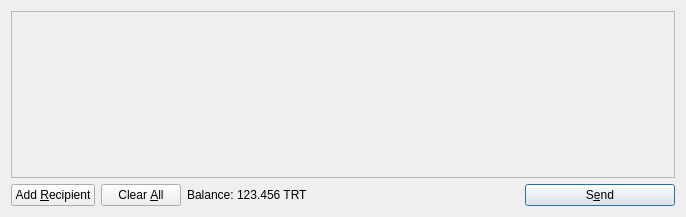
<?xml version="1.0" encoding="UTF-8"?>
<ui version="4.0">
 <class>SendCoinsDialog</class>
 <widget class="QDialog" name="SendCoinsDialog">
  <property name="geometry">
   <rect>
    <x>0</x>
    <y>0</y>
    <width>686</width>
    <height>217</height>
   </rect>
  </property>
  <property name="windowTitle">
   <string>Send Coins</string>
  </property>
  <layout class="QVBoxLayout" name="verticalLayout">
   <item>
    <widget class="QScrollArea" name="scrollArea">
     <property name="widgetResizable">
      <bool>true</bool>
     </property>
     <widget class="QWidget" name="scrollAreaWidgetContents">
      <property name="geometry">
       <rect>
        <x>0</x>
        <y>0</y>
        <width>666</width>
        <height>165</height>
       </rect>
      </property>
      <layout class="QVBoxLayout" name="verticalLayout_2">
       <property name="margin">
        <number>0</number>
       </property>
       <item>
        <layout class="QVBoxLayout" name="entries">
         <property name="spacing">
          <number>6</number>
         </property>
        </layout>
       </item>
       <item>
        <spacer name="verticalSpacer">
         <property name="orientation">
          <enum>Qt::Vertical</enum>
         </property>
         <property name="sizeHint" stdset="0">
          <size>
           <width>20</width>
           <height>40</height>
          </size>
         </property>
        </spacer>
       </item>
      </layout>
     </widget>
    </widget>
   </item>
   <item>
    <layout class="QHBoxLayout" name="horizontalLayout">
     <item>
      <widget class="QPushButton" name="addButton">
       <property name="toolTip">
        <string>Send to multiple recipients at once</string>
       </property>
       <property name="text">
        <string>Add &amp;Recipient</string>
       </property>
       <property name="icon">
        <iconset resource="../bitcoin.qrc">
         <normaloff>:/icons/add</normaloff>:/icons/add</iconset>
       </property>
       <property name="autoDefault">
        <bool>false</bool>
       </property>
      </widget>
     </item>
     <item>
      <widget class="QPushButton" name="clearButton">
       <property name="sizePolicy">
        <sizepolicy hsizetype="Minimum" vsizetype="Fixed">
         <horstretch>0</horstretch>
         <verstretch>0</verstretch>
        </sizepolicy>
       </property>
       <property name="toolTip">
        <string>Remove all transaction fields</string>
       </property>
       <property name="text">
        <string>Clear &amp;All</string>
       </property>
       <property name="icon">
        <iconset resource="../bitcoin.qrc">
         <normaloff>:/icons/remove</normaloff>:/icons/remove</iconset>
       </property>
       <property name="autoRepeatDelay">
        <number>300</number>
       </property>
       <property name="autoDefault">
        <bool>false</bool>
       </property>
      </widget>
     </item>
     <item>
      <layout class="QHBoxLayout" name="horizontalLayout_2">
       <property name="spacing">
        <number>3</number>
       </property>
       <item>
        <widget class="QLabel" name="label">
         <property name="text">
          <string>Balance:</string>
         </property>
        </widget>
       </item>
       <item>
        <widget class="QLabel" name="labelBalance">
         <property name="cursor">
          <cursorShape>IBeamCursor</cursorShape>
         </property>
         <property name="text">
          <string>123.456 TRT</string>
         </property>
         <property name="textInteractionFlags">
          <set>Qt::LinksAccessibleByMouse|Qt::TextSelectableByKeyboard|Qt::TextSelectableByMouse</set>
         </property>
        </widget>
       </item>
      </layout>
     </item>
     <item>
      <spacer name="horizontalSpacer">
       <property name="orientation">
        <enum>Qt::Horizontal</enum>
       </property>
       <property name="sizeHint" stdset="0">
        <size>
         <width>40</width>
         <height>20</height>
        </size>
       </property>
      </spacer>
     </item>
     <item>
      <widget class="QPushButton" name="sendButton">
       <property name="minimumSize">
        <size>
         <width>150</width>
         <height>0</height>
        </size>
       </property>
       <property name="toolTip">
        <string>Confirm the send action</string>
       </property>
       <property name="text">
        <string>S&amp;end</string>
       </property>
       <property name="icon">
        <iconset resource="../bitcoin.qrc">
         <normaloff>:/icons/send</normaloff>:/icons/send</iconset>
       </property>
       <property name="default">
        <bool>true</bool>
       </property>
      </widget>
     </item>
    </layout>
   </item>
  </layout>
 </widget>
 <resources>
  <include location="../bitcoin.qrc"/>
 </resources>
 <connections/>
</ui>
